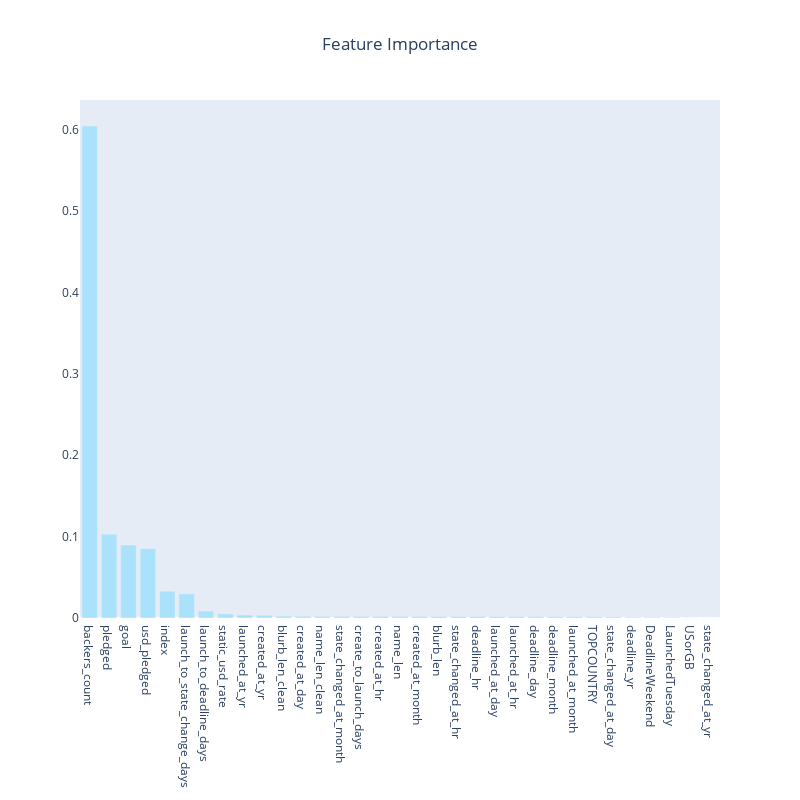

Notebook cell for this chart:
### Code cell
# xgboost for feature importance on a classification problem
import plotly.graph_objects as go
from xgboost import XGBClassifier

xgb_model = XGBClassifier()
xgb_model.fit(
    kickstarter_numeric_df.drop(columns=["SuccessfulBool"]),
    kickstarter_numeric_df["SuccessfulBool"],
)
feature_importance_df = pd.DataFrame(
    {
        "feature": kickstarter_numeric_df.drop(columns=["SuccessfulBool"]).columns,
        "importance": xgb_model.feature_importances_,
    }
)
feature_importance_df.sort_values(by="importance", ascending=False, inplace=True)
fig = go.Figure()
fig.add_trace(
    go.Bar(
        x=feature_importance_df["feature"],
        y=feature_importance_df["importance"],
        marker_color="rgb(171, 226, 251)",
    )
)
fig.update_layout(
    title="Feature Importance",
    title_x=0.5,
    width=800,
    height=800,
    xaxis_showgrid=False,
    yaxis_showgrid=False,
)
fig.show()

### Figure 1 — Plotly figure (JSON) as saved in the notebook; plotly's stock layout.template omitted (floating-point values rounded to 4 significant figures)
{"data": [{"marker": {"color": "rgb(171, 226, 251)"}, "type": "bar", "x": ["backers_count", "pledged", "goal", "usd_pledged", "index", "launch_to_state_change_days", "launch_to_deadline_days", "static_usd_rate", "launched_at_yr", "created_at_yr", "blurb_len_clean", "created_at_day", "name_len_clean", "state_changed_at_month", "create_to_launch_days", "created_at_hr", "name_len", "created_at_month", "blurb_len", "state_changed_at_hr", "deadline_hr", "launched_at_day", "launched_at_hr", "deadline_day", "deadline_month", "launched_at_month", "TOPCOUNTRY", "state_changed_at_day", "deadline_yr", "DeadlineWeekend", "LaunchedTuesday", "USorGB", "state_changed_at_yr"], "y": [0.6048, 0.1029, 0.08965, 0.08522, 0.03304, 0.02972, 0.008585, 0.005084, 0.003601, 0.003352, 0.002319, 0.002111, 0.002038, 0.002019, 0.001981, 0.001934, 0.001893, 0.001891, 0.001769, 0.001749, 0.001739, 0.001728, 0.001618, 0.001608, 0.001494, 0.001447, 0.001358, 0.001243, 0.0008605, 0.0006585, 0.0006055, 0, 0]}], "layout": {"height": 800, "title": {"text": "Feature Importance", "x": 0.5}, "width": 800, "xaxis": {"showgrid": false}, "yaxis": {"showgrid": false}}}
